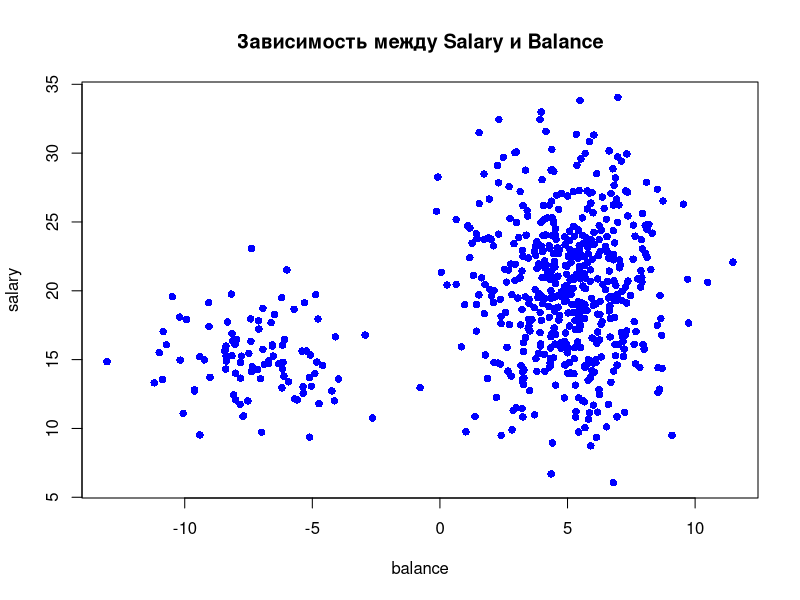

Generate this figure with R:
x = append(scan("./balance1.txt", sep=" "), scan("./balance2.txt", sep=" "))
y = append(scan("./salary1.txt", sep=" "), scan("./salary2.txt", sep=" "))
plot(x, y, col = "blue", type = "p", pch = 16,
     xlab = "balance", ylab = "salary", main = "Зависимость между Salary и Balance")
